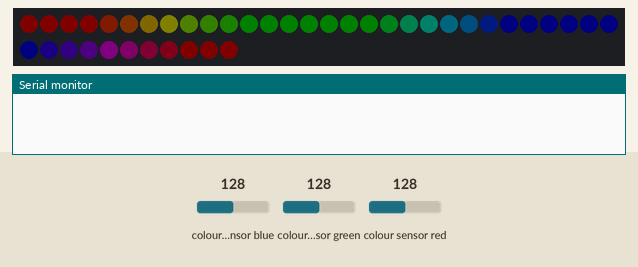
Bench run of a sketch on a simulated ATtiny85, built with avr-gcc and run on an emulated ATtiny85. On the bench: 41 RGB LEDs in strip order, left to right, continuing on the next row, the last lines printed to the serial monitor. The test bench sets the inputs (shaded band); at power-on: colour sensor blue 128, colour sensor green 128, colour sensor red 128. Dim RGB values are drawn brighter than linear; random numbers use the default seed unless the sketch sets one.

Above: at 0.2 s.
At 7.7 s:
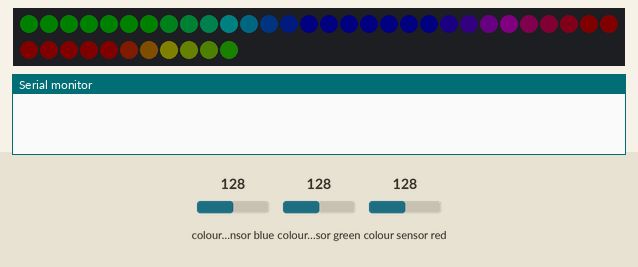
At 15.2 s:
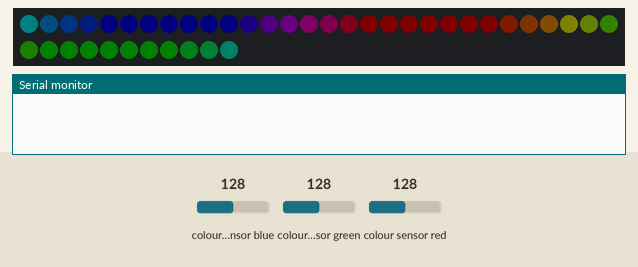
At 30.16 s:
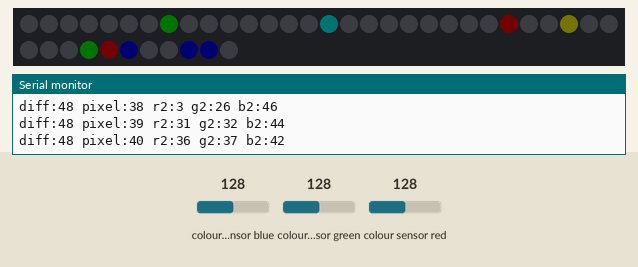
At 34.63 s:
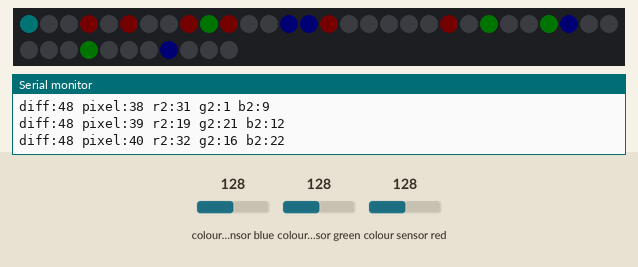
At 39.78 s:
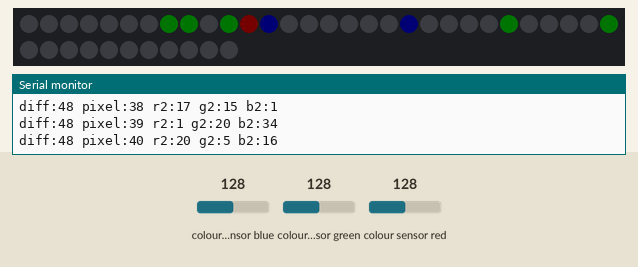

The sketch:

Chameleon_for_xiao.ino
```cpp
// using  ATTinycore (which supports Wire.h)
// Board: ATTiny/25/45/85(no bootloader)
// Programmer: Arduino as ISP
// ATTiny85 running at 16MHz(PLL) and burned bootloader

//#define  Tiny         1           // if defined compile for ATTiny85 io. Arduino
#define  Xiao           1           // if defined compile for Seeduino Xiao
//#define  Use_TinyWire 1           // if defined uses TiniWireM.h io. Wire.h
//#define  Use_Serial

bool debug = false;
int  diff  = 48;

#ifdef   Use_TinyWire
  #include <TinyWireM.h>          // I2C Master lib for ATTinys which use USI
//#include <USI_TWI_Master.h>
#else
  #include <Wire.h>
#endif

#ifdef   Tiny
  #include <avr/power.h>          // Required for 16 MHz Adafruit Trinket
  #define LED_PIN    3            // PB3 pin to which the NeoPixels are attached
  #define TST_LED    4            // PB4 pin to which the led is attached
#else
  #define TST_LED    1            // D1 pin to which the led is attached
  #define LED_PIN    6            // pin to which the NeoPixels are attached
#endif
//#define   LED_COUNT  8            // number of pixels attached to NEO pixelstrip
#define   LED_COUNT  28+13

#include <Adafruit_NeoPixel.h>
#include "Adafruit_TCS34725.h"
//#include "Adafruit_TCS34725_Hshopvn.h"


Adafruit_NeoPixel strip (LED_COUNT, LED_PIN, NEO_GRB + NEO_KHZ800);
Adafruit_TCS34725 tcs = Adafruit_TCS34725(TCS34725_INTEGRATIONTIME_50MS, TCS34725_GAIN_4X);//https://learn.adafruit.com/adafruit-color-sensors/library-reference
//Adafruit_TCS34725_Hshopvn tcs = Adafruit_TCS34725_Hshopvn(TCS34725_INTEGRATIONTIME_50MS, TCS34725_GAIN_4X);//https://learn.adafruit.com/adafruit-color-sensors/library-reference

int minr,ming,minb,maxr,maxg,maxb;
int myred,mygre,myblu;

void setup() {

  #ifndef  Tiny
    #ifdef Use_Serial
      Serial.begin              (115200);
      while                     (!Serial);
      Serial.println            ("Color View Test!");
    #endif
  #else
    pinMode                   (TST_LED, OUTPUT);
    digitalWrite              (TST_LED, HIGH);
    delay                     (1000);
    digitalWrite              (TST_LED, LOW);
    delay                     (1000);
    digitalWrite              (TST_LED, HIGH);
    delay                     (1000);
    digitalWrite              (TST_LED, LOW);
  #endif

  strip.begin();              // INITIALIZE NeoPixel strip object (REQUIRED)
  strip.show();               // Turn OFF all pixels ASAP
  strip.setBrightness(5);     // Set BRIGHTNESS to about 1/5 (max = 255)

  #if defined(__AVR_ATtiny85__) && (F_CPU == 16000000)
    clock_prescale_set(clock_div_1);
//  USI_TWI_Master::init();
//  TinyWireM::USI_TWI_Master twi;
    #ifndef   Use_TinyWire
//    Wire.setClock(100000);  // set I2C clock speed to 100kHz
//    Wire.setClock(10000);   // set I2C clock speed to 100kHz
    #endif                    // TinyWireM.setClock() doesnot exist
    setcolor(0,255,0);        // green: processor is running at 16mhz
  #else
    setcolor(255,0,0);        // red:   processor is not running at 16mhz or not ATTiny
  #endif

  if (debug){
    delay(1000);
    displayAddresses();         // scan i2c bus for devices and diplay found address binairy on 8 pixel ledstrip
  }

  if (tcs.begin()) {
  #ifndef  Tiny
    #ifdef Use_Serial
      Serial.println           ("Found sensor");
    #else
//    setcolor                 (0,255,0);//green: show green leds found sensor
    #endif
  #else
//    setcolor                   (0,0,255);//blue: show blue leds found sensor
  #endif
  } else {
  #ifndef  Tiny
    #ifdef Use_Serial
        Serial.println         ("No TCS34725 found ... check your connections");
    #else
        setcolor               (255,0,0);//red: no sensor found
    #endif
  #else
        setcolor               (255,0,0);//red: no sensor found
  #endif
  while (1);                  // halt!
  }

  rainbow(10);             // Flowing rainbow cycle along the whole strip

//  setcolor(0,255,0);          //green: show everything is OK
//  delay                       (1000);

  minr=255;
  ming=minr;
  minb=minr;
}

void loop() {
  float red, green, blue;
  delay(60);  // takes 50ms to read
  tcs.getRGB     (&red, &green, &blue);
  if (red>maxr)  {maxr=red;}
  if (red<minr)  {minr=red;}
  if (green>maxg){maxg=green;}
  if (green<ming){ming=green;}
  if (blue>maxb) {maxb=blue;}
  if (blue<minb) {minb=blue;}

  myred=map(int(red),  minr,maxr,0,255);
  mygre=map(int(green),ming,maxg,0,255);
  myblu=map(int(blue), minb,maxb,0,255);

#ifndef  Tiny
  #ifdef Use_Serial
  Serial.print("R:");   Serial.print(String(int(red))  +"("+String(minr)+"-"+String(maxr)+")");
  Serial.print("\tG:"); Serial.print(String(int(green))+"("+String(ming)+"-"+String(maxg)+")");
  Serial.print("\tB:"); Serial.print(String(int(blue)) +"("+String(minb)+"-"+String(maxb)+")");
  Serial.print("\t");
  Serial.print((int)red, HEX); Serial.print((int)green, HEX); Serial.print((int)blue, HEX);
  Serial.print("\t");
  Serial.print(String(myred)+"/"+String(mygre)+"/"+String(myblu));
  Serial.print("\n");
  #endif
#endif

//setcolor  (myred,mygre,myblu);
  setcolor2 (myred,mygre,myblu);
  delay     (100);
}

void setcolor(int r,int g,int b){
  strip.clear ();
  for         (int n=0;n<LED_COUNT;n++){
    strip.setPixelColor(n, strip.Color(r,g,b));
//  strip.show();
//  delay   (50);
  }
  strip.show();
}

void setcolor2(int r,int g,int b){//more variation of colors
  strip.clear ();
  int r2,g2,b2;
  for         (int n=0;n<LED_COUNT;n++){
    if (r>diff){r2=r-diff+random(diff);}else{r2=random(diff);}
    if (g>diff){g2=g-diff+random(diff);}else{g2=random(diff);}
    if (b>diff){b2=b-diff+random(diff);}else{b2=random(diff);}
    strip.setPixelColor(n,r2,g2,b2);
    Serial.println     ("diff:"+String(diff)+" pixel:"+String(n)+" r2:"+String(r2)+" g2:"+String(g2)+" b2:"+String(b2));
  }
  strip.show();
}

void displayAddresses() {
  int nDevices = 0;

  #ifndef  Tiny
  #ifdef Use_Serial
    Serial.println("Scanning...");
  #endif
  #endif

  #ifdef   Use_TinyWire
  //const uint32_t TWI_SPEED = 100000UL; // desired clock speed
  //TinyWireM.begin(TWI_SPEED); // set I2C clock frequency to 100 kHz does not work
    TinyWireM.begin();
  #else
    Wire.begin();
  #endif

  for (byte address = 1; address < 127; ++address) {
    byte saveA=address;
//  byte binaryAddress[8]={"00000000"};
    byte binaryAddress[8]={0};
    byte index = 0;
    // Converteer het I2C-adres naar binaire notatie
    while (saveA > 0) {
      binaryAddress[index++] = saveA % 2;
      saveA /= 2;
    }
    strip.clear ();
    // Schrijf het binaire adres naar de ledstrip
    for (int i = 0; i < 8; i++) {
      if (binaryAddress[i] == 1) {
        strip.setPixelColor(i, 255);
      } else {
        strip.setPixelColor(i, 0);
      }
    }
    strip.show();
    #ifndef  Tiny
    #ifdef Use_Serial
      Serial.println(address);
    #endif
    #endif

    #ifdef  Use_TinyWire
      TinyWireM.beginTransmission(address);
      byte error = TinyWireM.endTransmission();
    #else
      Wire.beginTransmission(address);
      byte error = Wire.endTransmission();
    #endif

    if (error == 0) {
      #ifndef  Tiny
      #ifdef Use_Serial
        Serial.print("I2C device found at address 0x");
        if (address < 16) {
          Serial.print("0");
        }
        Serial.print  (address, HEX);
        Serial.print  ("HEX ");
        Serial.print  (address, BIN);
        Serial.println("BIN");
      #endif
      #endif
      ++nDevices;
      delay(5000);

    } else if (error == 4) {
      #ifndef  Tiny
      #ifdef Use_Serial
        Serial.print("Unknown error at address 0x");
        if (address < 16) {
          Serial.print("0");
        }
        Serial.println(address, HEX);
      #endif
      #else
        setcolor(255,255,0);//REDGREEN
        delay   (5000);
      #endif
      }
      delay(50);
  }
    if (nDevices == 0) {
    #ifndef  Tiny
    #ifdef Use_Serial
      Serial.println("No I2C devices found\n");
    #endif
    #else
      setcolor(0,255,255);//BLUEGREEN
      delay   (5000);
    #endif
    }
}

// Rainbow cycle along whole strip. Pass delay time (in ms) between frames.
void rainbow(int wait) {
  // Hue of first pixel runs 5 complete loops through the color wheel.
  // Color wheel has a range of 65536 but it's OK if we roll over, so
  // just count from 0 to 5*65536. Adding 256 to firstPixelHue each time
  // means we'll make 5*65536/256 = 1280 passes through this loop:
  for(long firstPixelHue = 0; firstPixelHue < 1*65536; firstPixelHue += 256) {
    // strip.rainbow() can take a single argument (first pixel hue) or
    // optionally a few extras: number of rainbow repetitions (default 1),
    // saturation and value (brightness) (both 0-255, similar to the
    // ColorHSV() function, default 255), and a true/false flag for whether
    // to apply gamma correction to provide 'truer' colors (default true).
    strip.rainbow(firstPixelHue);
    // Above line is equivalent to:
    // strip.rainbow(firstPixelHue, 1, 255, 255, true);
    strip.show(); // Update strip with new contents
    delay(wait);  // Pause for a moment
  }
}
```
